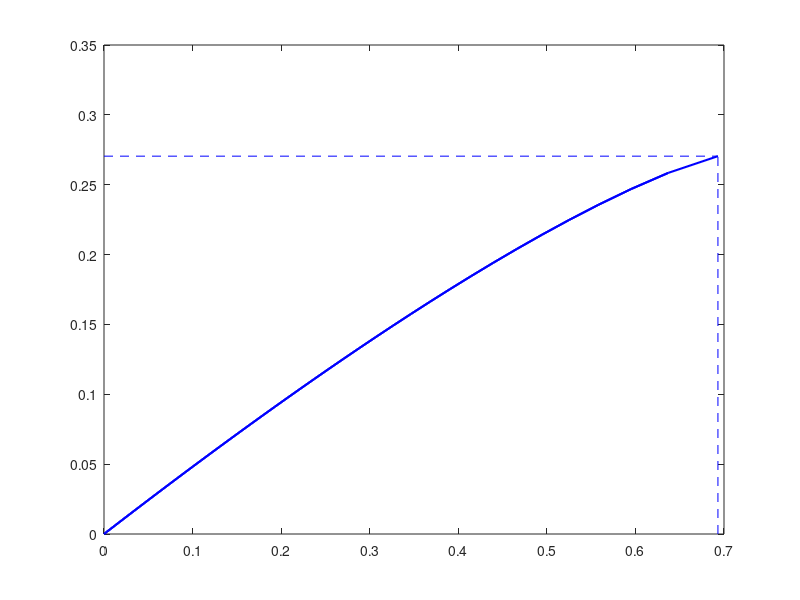

Reproduce this figure in MATLAB. (Note: this script raises an error after producing the figure.)
%% construct variables
% x: M, t: N, y: K
M = 2;          N = 10;             K = 2;
e = 0.15;       p = 1 - e;          s = [p, e; e, p];
p = [0.5; 0.5];
pxy = 0.5 * s;
q = [0.5; 0.5];


%% theoretical bound of information curve
IXY = sum(sum(pxy .* log(pxy))) - sum(pxy * log(p)) - sum(log(q') * pxy);     card_T = log(2);
x = [0, card_T];        y = [IXY, IXY];         plot(x, y, 'b--', 'HandleVisibility', 'off');           hold on;
x = [log(2), log(2)];   y = [0, IXY];           plot(x, y, 'b--', 'HandleVisibility', 'off');           hold on;

%% theoretical information curve
u_target = 0.01 : 0.01 : 0.99;
x_axis = log(2) + u_target .* log(u_target) + (1 - u_target) .* log(1 - u_target);
x_axis = [x_axis, log(2)];          % u = 1.0
v_target = e + (1 - 2 * e) * u_target;
v_target = [v_target, 1 - e];
y_axis = log(2) + v_target .* log(v_target) + (1 - v_target) .* log(1 - v_target);
plot(x_axis, y_axis, 'b', 'LineWidth', 1.5);       hold on;

%% approximated information curve
u = 0.1 : 0.1 : 0.4;
v = e + (1 - 2 * e) * u;
ITX_target = log(2) + u .* log(u) + (1 - u) .* log(1 - u);          % R
ITY_target = log(2) + v .* log(v) + (1 - v) .* log(1 - v);          % I

ITX_target = 0 : 0.02 : 0.68;
[~, trials] = size(ITX_target);
time_list = zeros(1, trials);
iteration_list = zeros(1, trials);
lambda_list = zeros(1, trials);
max_loops = 10;

ITX_plot = zeros(trials, 1);
ITY_plot = zeros(trials, 1);

points_cba = zeros(trials, 2);
for trial = 1 : trials
    for loop = 1 : max_loops
        tic;
        [w, r, z, d, ITY, iter, lambda_ret, ITX_ret, ITY_ret, ITX_list, ITY_list] = ...
            CBA_IB_IR(M, N, K, p, s, q, ITX_target(trial), 0, 10, 1e4, 1e-2, 1e-6);
%         [w, r, z, d, iter, lambda_ret, ITX_ret, ITY_ret] = ...
%             CBA_IB_RI(M, N, K, p, s, q, ITY_target(trial), 10, 1e4, 1e-2, 1e-6);
        time = toc;
        time_list(trial) = time_list(trial) + time / max_loops;
        iteration_list(trial) = iteration_list(trial) + iter / max_loops;
        lambda_list(trial) = lambda_list(trial) + lambda_ret / max_loops;
    end
%     ITX = sum(p' * (w .* log(w ./ r)));
%     ITY = -sum(p' * (w .* d)) - sum(q .* log(q));
    ITX = ITX_ret;       ITY = ITY_ret;
    % fprintf("ITX_pred = %f, ITX_ret = %f; ITY_pred = %f, ITY_ret = %f; lambda_ret = %f; number of iteration = %f, time = %f sec\n", ...
    %      ITX_target(trial), ITX, ITY_target(trial), ITY, lambda_list(trial), iteration_list(trial), time_list(trial));
    plot(ITX_ret, ITY_ret, 'ro');
    ITX_plot(trial, 1) = ITX_ret;
    ITY_plot(trial, 1) = ITY_ret;
    hold on;
end

